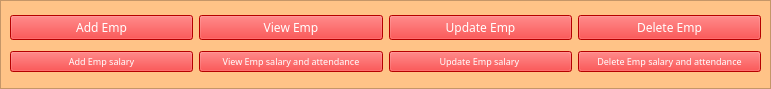
    <widget class="QFrame" name="frame">
     <property name="geometry">
      <rect>
       <x>10</x>
       <y>20</y>
       <width>771</width>
       <height>89</height>
      </rect>
     </property>
     <property name="minimumSize">
      <size>
       <width>0</width>
       <height>89</height>
      </size>
     </property>
     <property name="styleSheet">
      <string notr="true">background-color:rgb(255, 195, 135)</string>
     </property>
     <property name="frameShape">
      <enum>QFrame::StyledPanel</enum>
     </property>
     <property name="frameShadow">
      <enum>QFrame::Raised</enum>
     </property>
     <widget class="QWidget" name="layoutWidget">
      <property name="geometry">
       <rect>
        <x>10</x>
        <y>10</y>
        <width>751</width>
        <height>69</height>
       </rect>
      </property>
      <layout class="QVBoxLayout" name="verticalLayout">
       <item>
        <layout class="QHBoxLayout" name="horizontalLayout">
         <item>
          <widget class="QPushButton" name="btnaddemp">
           <property name="font">
            <font>
             <family>Impact</family>
             <weight>50</weight>
             <bold>false</bold>
            </font>
           </property>
           <property name="styleSheet">
            <string notr="true">background-color:rgb(255, 0, 0);color:white</string>
           </property>
           <property name="text">
            <string>Add Emp</string>
           </property>
          </widget>
         </item>
         <item>
          <widget class="QPushButton" name="btnviewemp">
           <property name="font">
            <font>
             <family>Impact</family>
             <weight>50</weight>
             <bold>false</bold>
            </font>
           </property>
           <property name="styleSheet">
            <string notr="true">background-color:rgb(255, 0, 0);color:white</string>
           </property>
           <property name="text">
            <string>View Emp</string>
           </property>
          </widget>
         </item>
         <item>
          <widget class="QPushButton" name="btnupdateemp">
           <property name="font">
            <font>
             <family>Impact</family>
             <weight>50</weight>
             <bold>false</bold>
            </font>
           </property>
           <property name="styleSheet">
            <string notr="true">background-color:rgb(255, 0, 0);color:white</string>
           </property>
           <property name="text">
            <string>Update Emp</string>
           </property>
          </widget>
         </item>
         <item>
          <widget class="QPushButton" name="btndeleteemp">
           <property name="font">
            <font>
             <family>Impact</family>
             <weight>50</weight>
             <bold>false</bold>
            </font>
           </property>
           <property name="styleSheet">
            <string notr="true">background-color:rgb(255, 0, 0);color:white</string>
           </property>
           <property name="text">
            <string>Delete Emp</string>
           </property>
          </widget>
         </item>
        </layout>
       </item>
       <item>
        <layout class="QHBoxLayout" name="horizontalLayout_2">
         <item>
          <widget class="QPushButton" name="btnaddempsalary">
           <property name="font">
            <font>
             <family>Impact</family>
             <pointsize>7</pointsize>
             <weight>50</weight>
             <bold>false</bold>
            </font>
           </property>
           <property name="styleSheet">
            <string notr="true">background-color:rgb(255, 0, 0);color:white</string>
           </property>
           <property name="text">
            <string>Add Emp salary</string>
           </property>
          </widget>
         </item>
         <item>
          <widget class="QPushButton" name="btnviewempsalaryandattendance">
           <property name="font">
            <font>
             <family>Impact</family>
             <pointsize>7</pointsize>
             <weight>50</weight>
             <bold>false</bold>
            </font>
           </property>
           <property name="styleSheet">
            <string notr="true">background-color:rgb(255, 0, 0);color:white</string>
           </property>
           <property name="text">
            <string>View Emp salary and attendance</string>
           </property>
          </widget>
         </item>
         <item>
          <widget class="QPushButton" name="btnupdateempsalary">
           <property name="font">
            <font>
             <family>Impact</family>
             <pointsize>7</pointsize>
             <weight>50</weight>
             <bold>false</bold>
            </font>
           </property>
           <property name="styleSheet">
            <string notr="true">background-color:rgb(255, 0, 0);color:white</string>
           </property>
           <property name="text">
            <string>Update Emp salary </string>
           </property>
          </widget>
         </item>
         <item>
          <widget class="QPushButton" name="btndeleteempsalaryandattendance">
           <property name="font">
            <font>
             <family>Impact</family>
             <pointsize>7</pointsize>
             <weight>50</weight>
             <bold>false</bold>
            </font>
           </property>
           <property name="styleSheet">
            <string notr="true">background-color:rgb(255, 0, 0);color:white</string>
           </property>
           <property name="text">
            <string>Delete Emp salary and attendance</string>
           </property>
          </widget>
         </item>
        </layout>
       </item>
      </layout>
     </widget>
    </widget>
